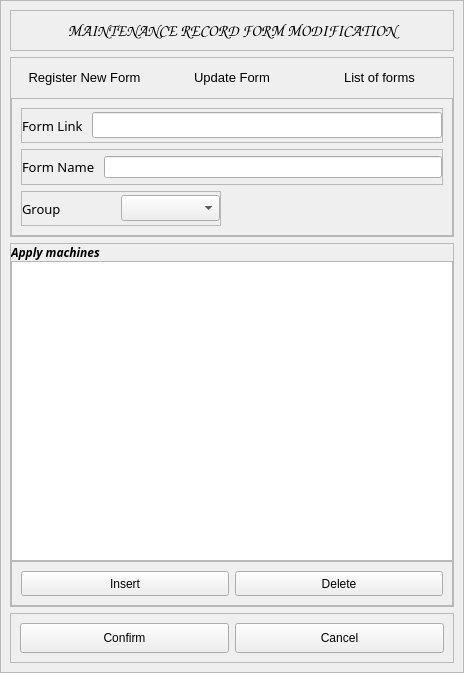
<?xml version="1.0" encoding="UTF-8"?>
<ui version="4.0">
 <class>Dialog</class>
 <widget class="QDialog" name="Dialog">
  <property name="geometry">
   <rect>
    <x>0</x>
    <y>0</y>
    <width>464</width>
    <height>673</height>
   </rect>
  </property>
  <property name="windowTitle">
   <string>Dialog</string>
  </property>
  <layout class="QHBoxLayout" name="horizontalLayout">
   <property name="spacing">
    <number>0</number>
   </property>
   <property name="leftMargin">
    <number>0</number>
   </property>
   <property name="topMargin">
    <number>0</number>
   </property>
   <property name="rightMargin">
    <number>0</number>
   </property>
   <property name="bottomMargin">
    <number>0</number>
   </property>
   <item>
    <widget class="QFrame" name="frame">
     <property name="frameShape">
      <enum>QFrame::StyledPanel</enum>
     </property>
     <property name="frameShadow">
      <enum>QFrame::Raised</enum>
     </property>
     <layout class="QVBoxLayout" name="verticalLayout">
      <item>
       <widget class="QFrame" name="frame_2">
        <property name="maximumSize">
         <size>
          <width>16777215</width>
          <height>60</height>
         </size>
        </property>
        <property name="frameShape">
         <enum>QFrame::StyledPanel</enum>
        </property>
        <property name="frameShadow">
         <enum>QFrame::Raised</enum>
        </property>
        <layout class="QHBoxLayout" name="horizontalLayout_3">
         <item>
          <widget class="QLabel" name="label">
           <property name="font">
            <font>
             <family>Comic Sans MS</family>
             <pointsize>12</pointsize>
             <weight>75</weight>
             <bold>true</bold>
            </font>
           </property>
           <property name="text">
            <string>MAINTENANCE RECORD FORM MODIFICATION</string>
           </property>
           <property name="alignment">
            <set>Qt::AlignCenter</set>
           </property>
          </widget>
         </item>
        </layout>
       </widget>
      </item>
      <item>
       <widget class="QFrame" name="frame_3">
        <property name="maximumSize">
         <size>
          <width>16777215</width>
          <height>180</height>
         </size>
        </property>
        <property name="frameShape">
         <enum>QFrame::StyledPanel</enum>
        </property>
        <property name="frameShadow">
         <enum>QFrame::Raised</enum>
        </property>
        <layout class="QVBoxLayout" name="verticalLayout_2">
         <property name="spacing">
          <number>0</number>
         </property>
         <property name="leftMargin">
          <number>0</number>
         </property>
         <property name="topMargin">
          <number>0</number>
         </property>
         <property name="rightMargin">
          <number>0</number>
         </property>
         <property name="bottomMargin">
          <number>0</number>
         </property>
         <item>
          <widget class="QFrame" name="frame_5">
           <property name="minimumSize">
            <size>
             <width>0</width>
             <height>40</height>
            </size>
           </property>
           <property name="maximumSize">
            <size>
             <width>16777215</width>
             <height>60</height>
            </size>
           </property>
           <property name="frameShape">
            <enum>QFrame::NoFrame</enum>
           </property>
           <property name="frameShadow">
            <enum>QFrame::Raised</enum>
           </property>
           <layout class="QHBoxLayout" name="horizontalLayout_4">
            <property name="spacing">
             <number>0</number>
            </property>
            <property name="leftMargin">
             <number>0</number>
            </property>
            <property name="topMargin">
             <number>0</number>
            </property>
            <property name="rightMargin">
             <number>0</number>
            </property>
            <property name="bottomMargin">
             <number>0</number>
            </property>
            <item>
             <widget class="QPushButton" name="register_form_btn">
              <property name="font">
               <font>
                <pointsize>10</pointsize>
               </font>
              </property>
              <property name="text">
               <string>Register New Form</string>
              </property>
              <property name="flat">
               <bool>true</bool>
              </property>
             </widget>
            </item>
            <item>
             <widget class="QPushButton" name="update_form_btn">
              <property name="font">
               <font>
                <pointsize>10</pointsize>
               </font>
              </property>
              <property name="text">
               <string>Update Form</string>
              </property>
              <property name="flat">
               <bool>true</bool>
              </property>
             </widget>
            </item>
            <item>
             <widget class="QPushButton" name="list_form_btn">
              <property name="font">
               <font>
                <pointsize>10</pointsize>
               </font>
              </property>
              <property name="text">
               <string>List of forms</string>
              </property>
              <property name="flat">
               <bool>true</bool>
              </property>
             </widget>
            </item>
           </layout>
          </widget>
         </item>
         <item>
          <widget class="QFrame" name="frame_6">
           <property name="frameShape">
            <enum>QFrame::StyledPanel</enum>
           </property>
           <property name="frameShadow">
            <enum>QFrame::Raised</enum>
           </property>
           <layout class="QVBoxLayout" name="verticalLayout_3">
            <property name="spacing">
             <number>0</number>
            </property>
            <property name="leftMargin">
             <number>0</number>
            </property>
            <property name="topMargin">
             <number>0</number>
            </property>
            <property name="rightMargin">
             <number>0</number>
            </property>
            <property name="bottomMargin">
             <number>0</number>
            </property>
            <item>
             <widget class="QStackedWidget" name="stackedWidget">
              <property name="maximumSize">
               <size>
                <width>16777215</width>
                <height>16777215</height>
               </size>
              </property>
              <widget class="QWidget" name="register_form_page">
               <layout class="QVBoxLayout" name="verticalLayout_4">
                <item>
                 <widget class="QFrame" name="frame_9">
                  <property name="frameShape">
                   <enum>QFrame::StyledPanel</enum>
                  </property>
                  <property name="frameShadow">
                   <enum>QFrame::Raised</enum>
                  </property>
                  <layout class="QHBoxLayout" name="horizontalLayout_5">
                   <property name="spacing">
                    <number>9</number>
                   </property>
                   <property name="leftMargin">
                    <number>0</number>
                   </property>
                   <property name="topMargin">
                    <number>0</number>
                   </property>
                   <property name="rightMargin">
                    <number>0</number>
                   </property>
                   <property name="bottomMargin">
                    <number>0</number>
                   </property>
                   <item>
                    <widget class="QLabel" name="label_2">
                     <property name="font">
                      <font>
                       <family>Rockwell</family>
                       <pointsize>10</pointsize>
                      </font>
                     </property>
                     <property name="text">
                      <string>Form Link</string>
                     </property>
                    </widget>
                   </item>
                   <item>
                    <widget class="QLineEdit" name="register_form_link">
                     <property name="minimumSize">
                      <size>
                       <width>0</width>
                       <height>25</height>
                      </size>
                     </property>
                     <property name="font">
                      <font>
                       <family>Rockwell</family>
                       <pointsize>10</pointsize>
                      </font>
                     </property>
                    </widget>
                   </item>
                  </layout>
                 </widget>
                </item>
                <item>
                 <widget class="QFrame" name="frame_7">
                  <property name="frameShape">
                   <enum>QFrame::StyledPanel</enum>
                  </property>
                  <property name="frameShadow">
                   <enum>QFrame::Raised</enum>
                  </property>
                  <layout class="QHBoxLayout" name="horizontalLayout_9">
                   <property name="spacing">
                    <number>9</number>
                   </property>
                   <property name="leftMargin">
                    <number>0</number>
                   </property>
                   <property name="topMargin">
                    <number>0</number>
                   </property>
                   <property name="rightMargin">
                    <number>0</number>
                   </property>
                   <property name="bottomMargin">
                    <number>0</number>
                   </property>
                   <item>
                    <widget class="QLabel" name="label_4">
                     <property name="font">
                      <font>
                       <family>Rockwell</family>
                       <pointsize>10</pointsize>
                      </font>
                     </property>
                     <property name="text">
                      <string>Form Name</string>
                     </property>
                    </widget>
                   </item>
                   <item>
                    <widget class="QLineEdit" name="register_form_name"/>
                   </item>
                  </layout>
                 </widget>
                </item>
                <item>
                 <widget class="QFrame" name="frame_10">
                  <property name="maximumSize">
                   <size>
                    <width>200</width>
                    <height>16777215</height>
                   </size>
                  </property>
                  <property name="frameShape">
                   <enum>QFrame::StyledPanel</enum>
                  </property>
                  <property name="frameShadow">
                   <enum>QFrame::Raised</enum>
                  </property>
                  <layout class="QHBoxLayout" name="horizontalLayout_6">
                   <property name="spacing">
                    <number>0</number>
                   </property>
                   <property name="leftMargin">
                    <number>0</number>
                   </property>
                   <property name="topMargin">
                    <number>0</number>
                   </property>
                   <property name="rightMargin">
                    <number>0</number>
                   </property>
                   <property name="bottomMargin">
                    <number>0</number>
                   </property>
                   <item>
                    <widget class="QLabel" name="label_3">
                     <property name="font">
                      <font>
                       <family>Rockwell</family>
                       <pointsize>10</pointsize>
                      </font>
                     </property>
                     <property name="text">
                      <string>Group</string>
                     </property>
                    </widget>
                   </item>
                   <item>
                    <widget class="QComboBox" name="register_group_cbb">
                     <property name="minimumSize">
                      <size>
                       <width>0</width>
                       <height>25</height>
                      </size>
                     </property>
                     <property name="font">
                      <font>
                       <family>Rockwell</family>
                       <pointsize>10</pointsize>
                      </font>
                     </property>
                    </widget>
                   </item>
                  </layout>
                 </widget>
                </item>
               </layout>
              </widget>
              <widget class="QWidget" name="update_form_page">
               <layout class="QVBoxLayout" name="verticalLayout_7">
                <item>
                 <widget class="QFrame" name="frame_12">
                  <property name="minimumSize">
                   <size>
                    <width>0</width>
                    <height>40</height>
                   </size>
                  </property>
                  <property name="frameShape">
                   <enum>QFrame::StyledPanel</enum>
                  </property>
                  <property name="frameShadow">
                   <enum>QFrame::Raised</enum>
                  </property>
                  <layout class="QHBoxLayout" name="horizontalLayout_7">
                   <item>
                    <widget class="QLabel" name="label_5">
                     <property name="font">
                      <font>
                       <family>Rockwell</family>
                       <pointsize>10</pointsize>
                      </font>
                     </property>
                     <property name="text">
                      <string>Form Name</string>
                     </property>
                    </widget>
                   </item>
                   <item>
                    <widget class="QLineEdit" name="record_name_lnedit">
                     <property name="minimumSize">
                      <size>
                       <width>0</width>
                       <height>20</height>
                      </size>
                     </property>
                     <property name="font">
                      <font>
                       <family>Rockwell</family>
                       <pointsize>10</pointsize>
                      </font>
                     </property>
                    </widget>
                   </item>
                   <item>
                    <widget class="QPushButton" name="load_record_form">
                     <property name="font">
                      <font>
                       <family>Rockwell</family>
                       <pointsize>10</pointsize>
                      </font>
                     </property>
                     <property name="text">
                      <string>Load</string>
                     </property>
                    </widget>
                   </item>
                  </layout>
                 </widget>
                </item>
                <item>
                 <widget class="QFrame" name="frame_11">
                  <property name="minimumSize">
                   <size>
                    <width>0</width>
                    <height>80</height>
                   </size>
                  </property>
                  <property name="maximumSize">
                   <size>
                    <width>16777215</width>
                    <height>16777215</height>
                   </size>
                  </property>
                  <property name="frameShape">
                   <enum>QFrame::StyledPanel</enum>
                  </property>
                  <property name="frameShadow">
                   <enum>QFrame::Raised</enum>
                  </property>
                  <layout class="QVBoxLayout" name="verticalLayout_9">
                   <item>
                    <widget class="QRadioButton" name="delete_choice">
                     <property name="font">
                      <font>
                       <family>Rockwell</family>
                       <pointsize>10</pointsize>
                      </font>
                     </property>
                     <property name="text">
                      <string>Delete</string>
                     </property>
                    </widget>
                   </item>
                   <item>
                    <widget class="QRadioButton" name="update_choice">
                     <property name="font">
                      <font>
                       <family>Rockwell</family>
                       <pointsize>10</pointsize>
                      </font>
                     </property>
                     <property name="text">
                      <string>Update</string>
                     </property>
                    </widget>
                   </item>
                   <item>
                    <widget class="QLineEdit" name="update_form_link">
                     <property name="minimumSize">
                      <size>
                       <width>0</width>
                       <height>20</height>
                      </size>
                     </property>
                    </widget>
                   </item>
                  </layout>
                 </widget>
                </item>
               </layout>
              </widget>
              <widget class="QWidget" name="list_form_page">
               <layout class="QVBoxLayout" name="verticalLayout_5">
                <property name="spacing">
                 <number>0</number>
                </property>
                <property name="leftMargin">
                 <number>0</number>
                </property>
                <property name="topMargin">
                 <number>0</number>
                </property>
                <property name="rightMargin">
                 <number>0</number>
                </property>
                <property name="bottomMargin">
                 <number>0</number>
                </property>
                <item>
                 <widget class="QFrame" name="frame_8">
                  <property name="maximumSize">
                   <size>
                    <width>300</width>
                    <height>16777215</height>
                   </size>
                  </property>
                  <property name="frameShape">
                   <enum>QFrame::StyledPanel</enum>
                  </property>
                  <property name="frameShadow">
                   <enum>QFrame::Raised</enum>
                  </property>
                  <layout class="QHBoxLayout" name="horizontalLayout_10">
                   <item>
                    <widget class="QLabel" name="label_7">
                     <property name="maximumSize">
                      <size>
                       <width>50</width>
                       <height>16777215</height>
                      </size>
                     </property>
                     <property name="font">
                      <font>
                       <family>Rockwell</family>
                       <pointsize>10</pointsize>
                       <weight>75</weight>
                       <bold>true</bold>
                      </font>
                     </property>
                     <property name="text">
                      <string>Group</string>
                     </property>
                    </widget>
                   </item>
                   <item>
                    <widget class="QComboBox" name="list_form_group_cbb">
                     <property name="font">
                      <font>
                       <family>Rockwell</family>
                       <pointsize>10</pointsize>
                      </font>
                     </property>
                    </widget>
                   </item>
                   <item>
                    <widget class="QPushButton" name="list_form_load_btn">
                     <property name="maximumSize">
                      <size>
                       <width>50</width>
                       <height>16777215</height>
                      </size>
                     </property>
                     <property name="font">
                      <font>
                       <family>Rockwell</family>
                      </font>
                     </property>
                     <property name="text">
                      <string>Load</string>
                     </property>
                    </widget>
                   </item>
                  </layout>
                 </widget>
                </item>
                <item>
                 <widget class="QFrame" name="frame_15">
                  <property name="maximumSize">
                   <size>
                    <width>16777215</width>
                    <height>16777215</height>
                   </size>
                  </property>
                  <property name="frameShape">
                   <enum>QFrame::StyledPanel</enum>
                  </property>
                  <property name="frameShadow">
                   <enum>QFrame::Raised</enum>
                  </property>
                  <layout class="QVBoxLayout" name="verticalLayout_6">
                   <property name="spacing">
                    <number>0</number>
                   </property>
                   <property name="leftMargin">
                    <number>0</number>
                   </property>
                   <property name="topMargin">
                    <number>0</number>
                   </property>
                   <property name="rightMargin">
                    <number>0</number>
                   </property>
                   <property name="bottomMargin">
                    <number>0</number>
                   </property>
                   <item>
                    <widget class="QFrame" name="frame_18">
                     <property name="frameShape">
                      <enum>QFrame::StyledPanel</enum>
                     </property>
                     <property name="frameShadow">
                      <enum>QFrame::Raised</enum>
                     </property>
                     <layout class="QHBoxLayout" name="horizontalLayout_11">
                      <item>
                       <widget class="QLabel" name="label_8">
                        <property name="font">
                         <font>
                          <family>Rockwell</family>
                          <pointsize>10</pointsize>
                          <weight>75</weight>
                          <bold>true</bold>
                         </font>
                        </property>
                        <property name="text">
                         <string>Form quantity:</string>
                        </property>
                       </widget>
                      </item>
                      <item>
                       <widget class="QLabel" name="form_quantity_lbl">
                        <property name="font">
                         <font>
                          <family>Rockwell</family>
                          <pointsize>10</pointsize>
                          <weight>75</weight>
                          <bold>true</bold>
                         </font>
                        </property>
                        <property name="text">
                         <string>0</string>
                        </property>
                       </widget>
                      </item>
                     </layout>
                    </widget>
                   </item>
                   <item>
                    <widget class="QFrame" name="frame_17">
                     <property name="frameShape">
                      <enum>QFrame::StyledPanel</enum>
                     </property>
                     <property name="frameShadow">
                      <enum>QFrame::Raised</enum>
                     </property>
                     <layout class="QHBoxLayout" name="horizontalLayout_12">
                      <item>
                       <widget class="QLabel" name="label_9">
                        <property name="font">
                         <font>
                          <family>Rockwell</family>
                          <pointsize>10</pointsize>
                          <weight>75</weight>
                          <bold>true</bold>
                         </font>
                        </property>
                        <property name="text">
                         <string>Machine apply quantity:</string>
                        </property>
                       </widget>
                      </item>
                      <item>
                       <widget class="QLabel" name="form_list_machine_qty_lbl">
                        <property name="font">
                         <font>
                          <family>Rockwell</family>
                          <pointsize>10</pointsize>
                          <weight>75</weight>
                          <bold>true</bold>
                         </font>
                        </property>
                        <property name="text">
                         <string>0</string>
                        </property>
                       </widget>
                      </item>
                     </layout>
                    </widget>
                   </item>
                  </layout>
                 </widget>
                </item>
               </layout>
              </widget>
             </widget>
            </item>
           </layout>
          </widget>
         </item>
        </layout>
       </widget>
      </item>
      <item>
       <widget class="QFrame" name="frame_13">
        <property name="frameShape">
         <enum>QFrame::StyledPanel</enum>
        </property>
        <property name="frameShadow">
         <enum>QFrame::Raised</enum>
        </property>
        <layout class="QVBoxLayout" name="verticalLayout_8">
         <property name="spacing">
          <number>0</number>
         </property>
         <property name="leftMargin">
          <number>0</number>
         </property>
         <property name="topMargin">
          <number>0</number>
         </property>
         <property name="rightMargin">
          <number>0</number>
         </property>
         <property name="bottomMargin">
          <number>0</number>
         </property>
         <item>
          <widget class="QLabel" name="label_6">
           <property name="font">
            <font>
             <family>Rockwell</family>
             <weight>75</weight>
             <italic>true</italic>
             <bold>true</bold>
            </font>
           </property>
           <property name="text">
            <string>Apply machines</string>
           </property>
          </widget>
         </item>
         <item>
          <widget class="QTableWidget" name="apply_machine_table">
           <property name="dragEnabled">
            <bool>false</bool>
           </property>
           <property name="dragDropMode">
            <enum>QAbstractItemView::NoDragDrop</enum>
           </property>
          </widget>
         </item>
         <item>
          <widget class="QFrame" name="frame_14">
           <property name="minimumSize">
            <size>
             <width>0</width>
             <height>40</height>
            </size>
           </property>
           <property name="frameShape">
            <enum>QFrame::StyledPanel</enum>
           </property>
           <property name="frameShadow">
            <enum>QFrame::Raised</enum>
           </property>
           <layout class="QHBoxLayout" name="horizontalLayout_8">
            <item>
             <widget class="QPushButton" name="mod_insert_btn">
              <property name="minimumSize">
               <size>
                <width>0</width>
                <height>25</height>
               </size>
              </property>
              <property name="text">
               <string>Insert</string>
              </property>
             </widget>
            </item>
            <item>
             <widget class="QPushButton" name="mode_delete_btn">
              <property name="minimumSize">
               <size>
                <width>0</width>
                <height>25</height>
               </size>
              </property>
              <property name="text">
               <string>Delete</string>
              </property>
             </widget>
            </item>
           </layout>
          </widget>
         </item>
        </layout>
       </widget>
      </item>
      <item>
       <widget class="QFrame" name="frame_4">
        <property name="maximumSize">
         <size>
          <width>16777215</width>
          <height>60</height>
         </size>
        </property>
        <property name="frameShape">
         <enum>QFrame::StyledPanel</enum>
        </property>
        <property name="frameShadow">
         <enum>QFrame::Raised</enum>
        </property>
        <layout class="QHBoxLayout" name="horizontalLayout_2">
         <item>
          <widget class="QPushButton" name="mod_confirm_btn">
           <property name="minimumSize">
            <size>
             <width>0</width>
             <height>30</height>
            </size>
           </property>
           <property name="maximumSize">
            <size>
             <width>16777215</width>
             <height>16777215</height>
            </size>
           </property>
           <property name="text">
            <string>Confirm</string>
           </property>
          </widget>
         </item>
         <item>
          <widget class="QPushButton" name="mod_cancel_btn">
           <property name="minimumSize">
            <size>
             <width>0</width>
             <height>30</height>
            </size>
           </property>
           <property name="maximumSize">
            <size>
             <width>16777215</width>
             <height>16777215</height>
            </size>
           </property>
           <property name="text">
            <string>Cancel</string>
           </property>
          </widget>
         </item>
        </layout>
       </widget>
      </item>
     </layout>
    </widget>
   </item>
  </layout>
 </widget>
 <resources/>
 <connections/>
</ui>
